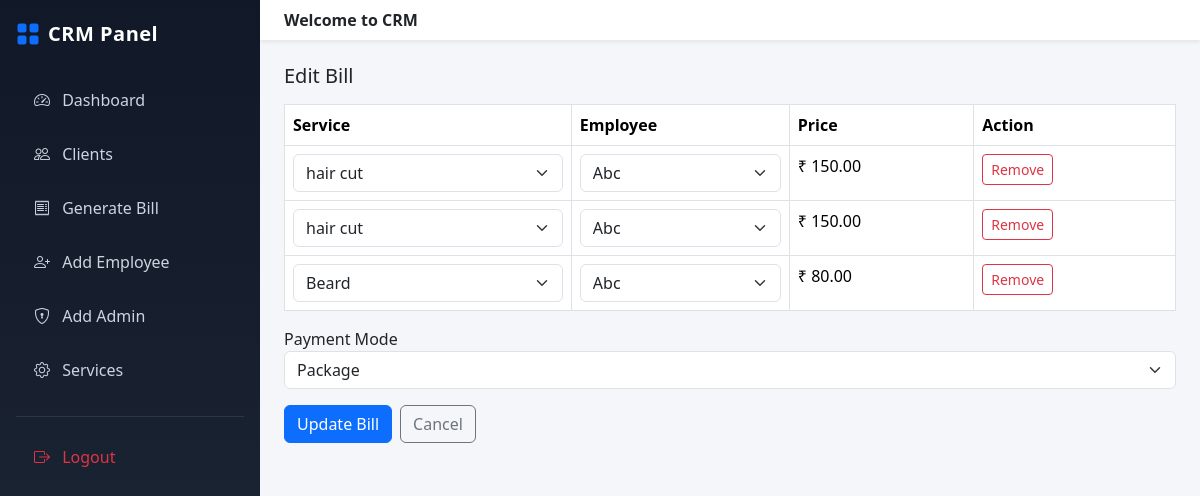
/edit-bill/3/ (signed in), run on the app's committed database.
### core/models.py (models this page shows, shortened)
class BillItem(models.Model):
    bill = models.ForeignKey(Bill, related_name='items', on_delete=models.CASCADE)
    service = models.ForeignKey(Service, on_delete=models.CASCADE)
    employee = models.ForeignKey(Employee, on_delete=models.CASCADE)
    price = models.DecimalField(max_digits=10, decimal_places=2)

class Service(models.Model):
    name = models.CharField(max_length=150)
    price = models.DecimalField(max_digits=10, decimal_places=2)
    created_at = models.DateTimeField(auto_now_add=True)

class Employee(models.Model):
    name = models.CharField(max_length=100)
    mobile = models.CharField(max_length=10, unique=True)
    birth_date = models.DateField()
    created_at = models.DateTimeField(auto_now_add=True)

class Bill(models.Model):
    PAYMENT_CHOICES = (
        ('cash', 'Cash'),
        ('online', 'Online'),
        ('package', 'Package'),
    )
    customer = models.ForeignKey(Customer, on_delete=models.CASCADE)
    total_amount = models.DecimalField(max_digits=10, decimal_places=2)
    payment_mode = models.CharField(max_length=20, choices=PAYMENT_CHOICES)
    created_at = models.DateTimeField(auto_now_add=True)

### core/views.py (the view, shortened to what this page needs)
# urls.py: path('edit-bill/<int:id>/', edit_bill, name='edit_bill'),
@login_required
def edit_bill(request, id):
    bill = get_object_or_404(Bill, id=id)
    customer = bill.customer
    services = Service.objects.all()
    employees = Employee.objects.all()
    old_payment = bill.payment_mode
    old_total = bill.total_amount
    return render(request, 'edit_bill.html', {
        'bill': bill,
        'services': services,
        'employees': employees
    })

### core/templates/edit_bill.html (shortened to what this page needs)
{% extends 'base.html' %}
{% block content %}
<h5 class="mb-3">Edit Bill</h5>
<form method="POST">
<table class="table table-bordered">
    <thead>
        <tr>
            <th>Service</th>
            <th>Employee</th>
            <th>Price</th>
            <th>Action</th>
        </tr>
    </thead>
    <tbody id="rows">
{% for item in bill.items.all %}
<tr>
    <td>
        <select name="service" class="form-select">
            {% for s in services %}
            <option value="{{ s.id }}"
                {% if s.id == item.service.id %}selected{% endif %}>
                {{ s.name }}
            </option>
            {% endfor %}
        </select>
    </td>
    <td>
        <select name="employee" class="form-select">
            {% for e in employees %}
            <option value="{{ e.id }}"
                {% if e.id == item.employee.id %}selected{% endif %}>
                {{ e.name }}
            </option>
            {% endfor %}
        </select>
    </td>
    <td>
        ₹ {{ item.price }}
    </td>
    <td>
        <button type="button"
                class="btn btn-sm btn-outline-danger"
                onclick="removeRow(this)">
            Remove
        </button>
    </td>
</tr>
{% endfor %}
</tbody>
</table>
<div class="mb-3">
    <label>Payment Mode</label>
    <select name="payment_mode" class="form-select">
        <option value="package" {% if bill.payment_mode == 'package' %}selected{% endif %}>Package</option>
    </select>
</div>
<div class="d-flex gap-2">
    <button class="btn btn-primary">Update Bill</button>
    <a href="{% url 'client_detail' bill.customer.id %}"
       class="btn btn-outline-secondary">Cancel</a>
</div>
</form>
{% endblock %}

### core/templates/base.html (style rules this page uses)
body { background-color: #f4f6f9; }

### data on the page
BillItem: service "hair cut", employee "Abc", price "150.00"
BillItem: service "hair cut", employee "Abc", price "150.00"
BillItem: service "Beard", employee "Abc", price "80.00"
Bill: payment_mode "Package"
